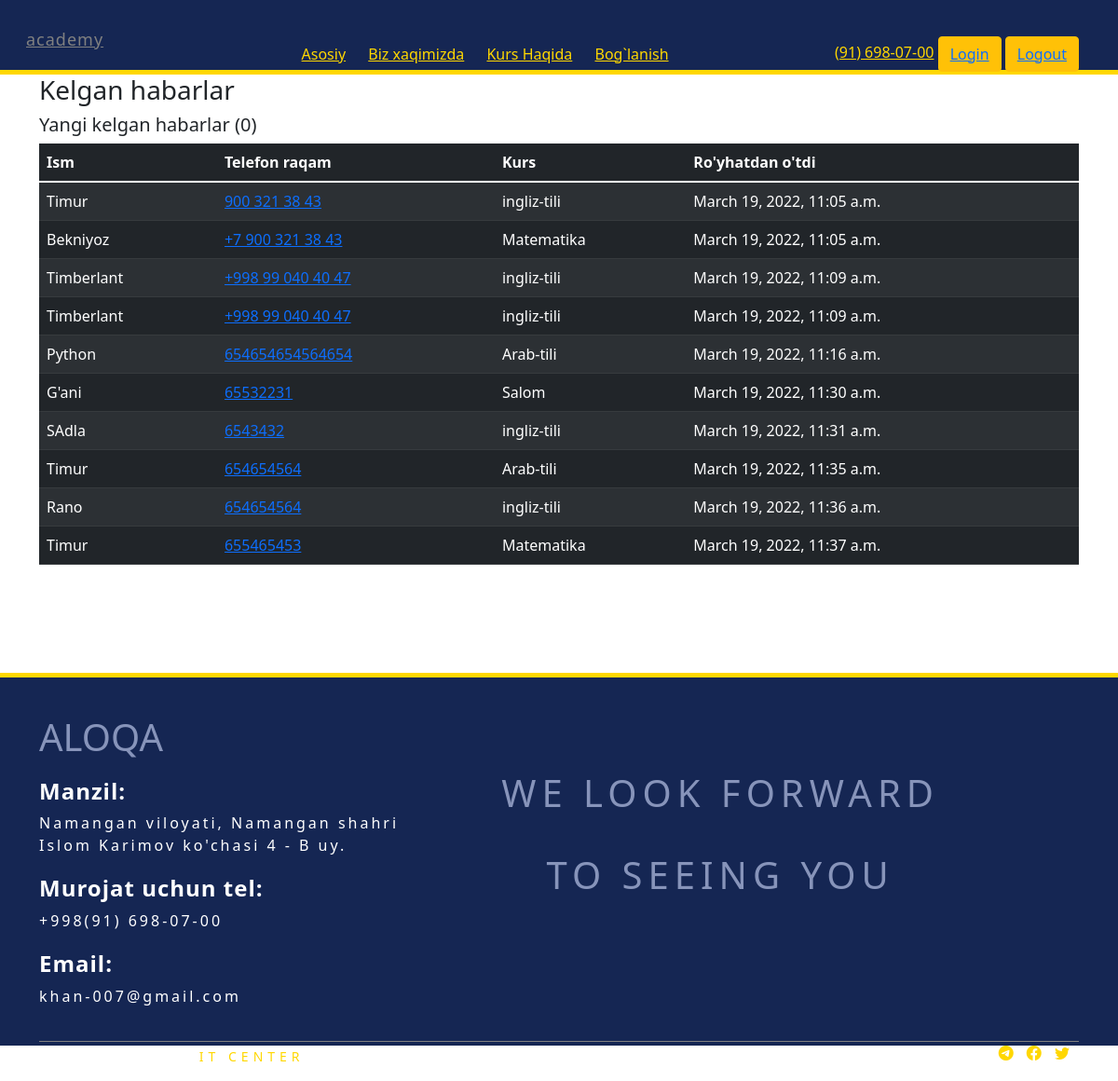
The page /inbox on the database its author committed.
### app/models.py (models this page shows, shortened)
class SendRegistr(models.Model):
    course_name = models.ForeignKey(CourseAddPage,on_delete=models.CASCADE)
    name = models.CharField(max_length=50)
    phone = models.CharField(max_length=50)
    is_read = models.BooleanField(default=False)
    created = models.DateTimeField(auto_now_add=True,null=True,blank=True)

class CourseAddPage(models.Model):
    course_name = models.CharField(max_length=255,null=True, blank=True)
    course_price = models.DecimalField(max_digits=7,decimal_places=2,null=True, blank=True)
    course_discount = models.DecimalField(max_digits=7,decimal_places=0,null=True, blank=True)
    image = models.ImageField(upload_to='media/course_pic/',null=True, blank=True)
    course_continu = models.CharField(max_length=255,null=True, blank=True)
    slug = models.SlugField(null=True, blank=True)
    created = models.DateTimeField(auto_now_add=True,null=True, blank=True)
    id = models.UUIDField(default=uuid.uuid4, unique=True,
                          primary_key=True, editable=False)
    def __str__(self):
        return self.course_name

### app/views.py (the view)
# urls.py: path('inbox',inboxPage, name="inbox"),
def inboxPage(request):
    inbox = SendRegistr.objects.all().order_by('is_read')
    unreadCount = SendRegistr.objects.filter(is_read=False).count()
    context = {'inbox': inbox, 'unreadCount': unreadCount}
    return render(request, 'inbox.html', context)

### templates/inbox.html
{% extends 'base.html' %}
{% block content %}
<div class="container">
    <h3>Kelgan habarlar</h3>
    <h5>Yangi kelgan habarlar ({{unreadCount}})</h5>
    <table class="table table-dark table-striped">
        <thead>
        <tr>
            <th>Ism</th>
            <th>Telefon raqam</th>
            <th>Kurs</th>
            <th>Ro'yhatdan o'tdi</th>
        </tr>
        </thead>
        <tbody>
        {% for message in inbox %}
            {% if message.is_read %}
            <tr>
                {% else %}
                <tr style="font-weight: 900;">
            {% endif %}
        <td>{{message.name}}</td>
        <td><a href="{% url 'message' message.id %}">{{message.phone}}</a></td>
            <td>{{ message.course_name }}</td>
        <td>{{ message.created }}</td>
        </tr>
        {% endfor %}
        </tbody>
    </table>
</div>
{% endblock %}

### templates/base.html (shortened to what this page needs)
{% load static %}
<!DOCTYPE html>
<html lang="en">
<head>
    <link rel="stylesheet" href="{% static '../static/library/library.css' %}">
    <link rel="stylesheet" href="{% static '../static/style/tiger.css' %}">
    <link rel="stylesheet" href="https://cdn.jsdelivr.net/npm/bootstrap-icons@1.8.0/font/bootstrap-icons.css"
>
    <link href="https://cdn.jsdelivr.net/npm/bootstrap@5.1.3/dist/css/bootstrap.min.css" rel="stylesheet">
</head>
<body>
 <div class="main-wrapper">
{% include 'includes/header.html' %}
     <div class="page-wrapper">
          {% block content %}
          {% endblock %}
     {% include 'includes/footer.html' %}
     </div>
 </div>
</body>
</html>

### templates/includes/header.html (shortened to what this page needs)
{% load static %}
<div class="navbar">
    <div class="container navbar-box">
        <div class="left-nav">
            <a href="{% url 'index' %}" class="academy">academy</a>
        </div>
        <div class="center-nav">
            <a href="{% url 'index' %}" class="links">Asosiy</a>
            <a href="{% url 'about' %}" class="links">Biz xaqimizda</a>
            <a href="{% url 'course' %}" class="links">Kurs Haqida</a>
            <a href="{% url 'contact' %}" class="links">Bog`lanish</a>
        </div>
        <div class="right-nav">
            <a href="tel: +998916980700" class="nomer">(91) 698-07-00</a>
            <button class="btn btn-warning"><a href="{% url 'login_page' %}">Login</a></button>
            <button class="btn btn-warning"><a href="{% url 'Logout' %}">Logout</a></button>
        </div>
    </div>
</div>

### templates/includes/footer.html
<div class="footer">
    <div class="container footer-box">
        <div class="up-copy">
            <div class="left-footer">
                <h1 class="h121">ALOQA</h1>
                <div class="manzilar">
                    <h4>Manzil:</h4>
                    <p>Namangan viloyati, Namangan shahri <br> Islom Karimov ko'chasi 4 - B uy.</p>
                </div>
                <div class="manzilar">
                    <h4>Murojat uchun tel:</h4>
                    <p>+998(91) 698-07-00</p>
                </div>
                <div class="manzilar">
                    <h4>Email:</h4>
                    <p>khan-007@gmail.com</p>
                </div>
            </div>
            <div class="right-footer">
                <h1 class="foter-h1">
                    we look forward
                </h1>
                <h1 class="foter-h1">
                    to seeing you
                </h1>
            </div>
        </div>
        <div class="copyright">
            <div class="right-copy">
                <p>&copy;CopyRight by <span>IT CENTER</span></p>
            </div>
            <div class="left-copy">
                <a href="not-found.html" class="iconsa"><i class="bi bi-telegram"></i></a>
                <a href="not-found.html" class="iconsa"><i class="bi bi-facebook"></i></a>
                <a href="not-found.html" class="iconsa"><i class="bi bi-twitter"></i></a>
            </div>
        </div>
    </div>
</div>

### static/style/tiger.css (style rules this page uses)
* { margin: 0; padding: 0; box-sizing: border-box; }
body { font-family: 'Montserrat', sans-serif; font-family: 'Poppins', sans-serif; }
a { text-decoration: none; }
.container { width: 100%; max-width: 1300px; margin: auto; padding: 0 5px; }
:root { --main: #121227; --oq: #fff; --shadow: rgba(60, 64, 67, 0.3) 0px 1px 2px 0px, rgba(60, 64, 67, 0.15) 0px 1px 3px 1px; --gold: #f0c040; --green: rgb(17, 233, 17); --light-blue: #343449; --navbar-and-footer: #152653; }
.navbar { background: var(--navbar-and-footer); border-bottom: 5px solid gold; height: 80px; width: 100%; }
.academy { color: gray; z-index: 100; font-size: 18px; position: relative; left: -14px; top: -15px; letter-spacing: 1px; }
.navbar-box { justify-content: space-between; display: flex; position: relative; top: 20px; }
.links { color: gold; margin-left: 20px; transition: 1s; position: relative; }
.links::after { content: ''; height: 2px; width: 0; background: var(--gold); position: absolute; top: 25px; left: 1px; bottom: 0; transition: 0.5s; }
.nomer { color: gold; }
.footer { background: #152653; width: 100%; height: 400px; border-top: 5px solid gold; position: relative; bottom: 0; top: 100px; }
.up-copy { display: flex; justify-content: space-between; }
.left-footer { position: relative; top: 40px; }
.h121 { background: none; color: #8794BA; }
.manzilar > h4 { color: var(--oq); letter-spacing: 1px; font-weight: 600; }
.manzilar > p { color: var(--oq); letter-spacing: 3px; font-weight: 300; }
.manzilar { margin-top: 20px; }
.right-footer { text-align: center; }
.foter-h1 { color: #8794BA; position: relative; top: 100px; left: -150px; font-weight: 400; letter-spacing: 6px; line-height: -30px; text-transform: uppercase; margin-bottom: 40px; }
.copyright { position: relative; top: 60px; border-top: 1px solid grey; display: flex; justify-content: space-between; }
.right-copy>p { color: white; letter-spacing: 5px; font-size: 14px; font-weight: 200; margin-top: 5px; }
.right-copy>p>span { color: gold; }
.iconsa > i { color: gold; margin-right: 10px; }

### rows shown on the page
SendRegistr: name "Timur", phone "900 321 38 43", course_name "ingliz-tili", created "March 19, 2022, 11:05 a.m."
SendRegistr: name "Bekniyoz", phone "+7 900 321 38 43", course_name "Matematika", created "March 19, 2022, 11:05 a.m."
SendRegistr: name "Timberlant", phone "+998 99 040 40 47", course_name "ingliz-tili", created "March 19, 2022, 11:09 a.m."
SendRegistr: name "Timberlant", phone "+998 99 040 40 47", course_name "ingliz-tili", created "March 19, 2022, 11:09 a.m."
SendRegistr: name "Python", phone "654654654564654", course_name "Arab-tili", created "March 19, 2022, 11:16 a.m."
SendRegistr: name "G'ani", phone "65532231", course_name "Salom", created "March 19, 2022, 11:30 a.m."
SendRegistr: name "SAdla", phone "6543432", course_name "ingliz-tili", created "March 19, 2022, 11:31 a.m."
SendRegistr: name "Timur", phone "654654564", course_name "Arab-tili", created "March 19, 2022, 11:35 a.m."
SendRegistr: name "Rano", phone "654654564", course_name "ingliz-tili", created "March 19, 2022, 11:36 a.m."
SendRegistr: name "Timur", phone "655465453", course_name "Matematika", created "March 19, 2022, 11:37 a.m."

### other values the page prints
{{ unreadCount }} "0"
